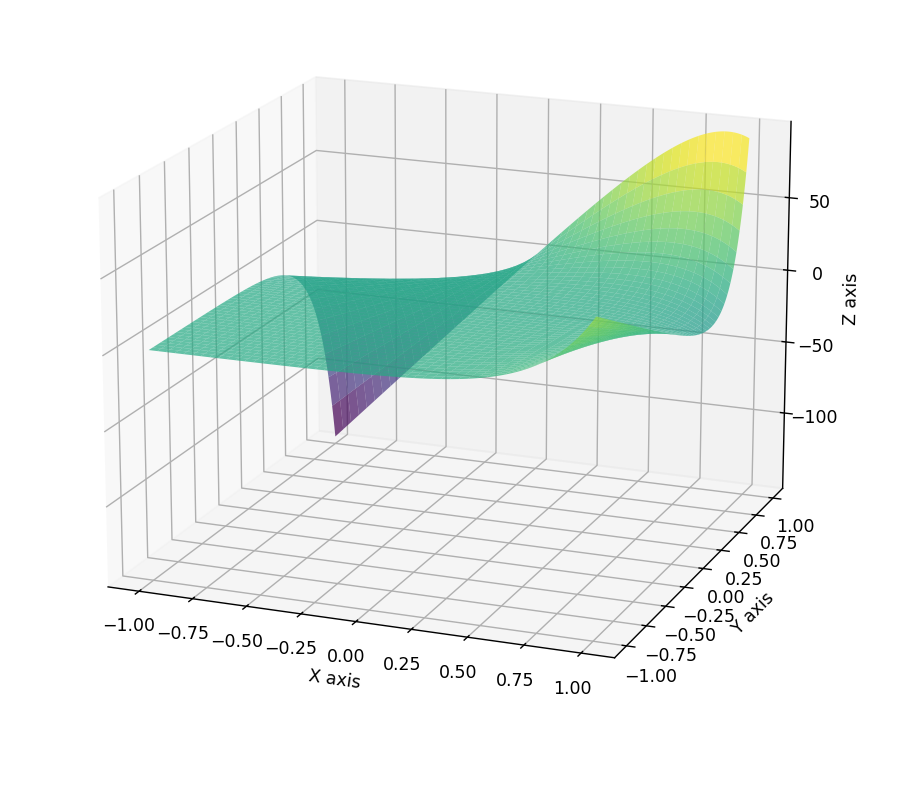

The script that drew this image:
import numpy as np
import matplotlib.pyplot as plt
from mpl_toolkits.mplot3d import Axes3D

# Define the function
def f(x, y):
    return x * np.exp(5 * y) - y * np.exp(4 * x)

# Create a grid of (x, y) values
x = np.linspace(-1, 1, 400)
y = np.linspace(-1, 1, 400)
x, y = np.meshgrid(x, y)
z = f(x, y)

# Create the plot
fig = plt.figure()
ax = fig.add_subplot(111, projection='3d')

# Plot the surface
surface = ax.plot_surface(x, y, z, cmap='viridis', alpha=0.7)

# Label the axes
ax.set_xlabel('X axis')
ax.set_ylabel('Y axis')
ax.set_zlabel('Z axis')

# Show the plot
plt.show()
